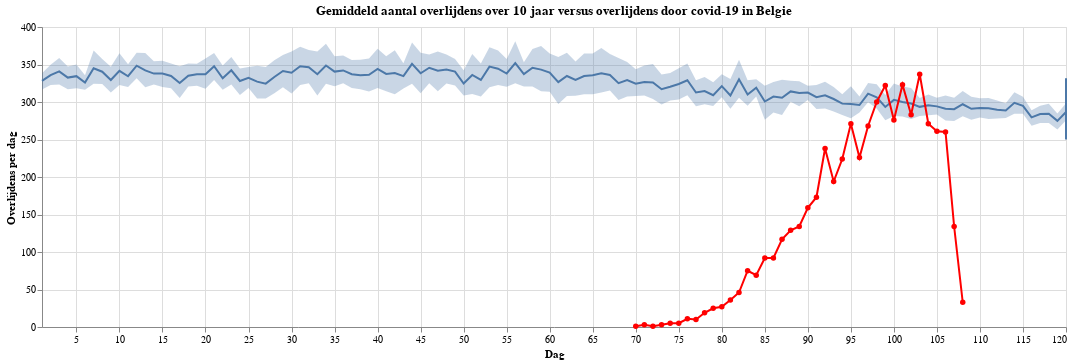

Write notebook code for a chart like this one.
### Code cell
line = alt.Chart(df).mark_line().encode(
    x=alt.X('Dag', scale=alt.Scale(
            domain=(1, 120),
            clamp=True
        )),
    y='mean(MS_NUM_DEATHS)'
)

# Bootstrapped 95% confidence interval
band = alt.Chart(df).mark_errorband(extent='ci').encode(
    x=alt.X('Dag', scale=alt.Scale(domain=(1, 120), clamp=True)),
    y=alt.Y('MS_NUM_DEATHS', title='Overlijdens per dag'),
)

dead_covid= alt.Chart(df_dead_day).mark_line(point=True).encode(
    x=alt.X('Dag',scale=alt.Scale(domain=(1, 120), clamp=True)),
    y='DEATHS',
    color=alt.ColorValue('red'),
    tooltip=['Dag', 'DEATHS', 'Datum']
)

(band + line + dead_covid).properties(width=1024, title='Gemiddeld aantal overlijdens over 10 jaar versus overlijdens door covid-19 in Belgie')

### Figure 1 — Vega-Lite specification as saved in the notebook (floating-point values rounded to 4 significant figures; data arrays with more than 128 entries replaced by an {"elided": "..."} marker saying what was removed)
{"config": {"view": {"continuousWidth": 400, "continuousHeight": 300}}, "layer": [{"mark": {"type": "errorband", "extent": "ci"}, "encoding": {"x": {"type": "quantitative", "field": "Dag", "scale": {"clamp": true, "domain": [1, 120]}}, "y": {"type": "quantitative", "field": "MS_NUM_DEATHS", "title": "Overlijdens per dag"}}}, {"mark": "line", "encoding": {"x": {"type": "quantitative", "field": "Dag", "scale": {"clamp": true, "domain": [1, 120]}}, "y": {"type": "quantitative", "aggregate": "mean", "field": "MS_NUM_DEATHS"}}}, {"data": {"name": "data-bbfdbb66ffeaceee441472eea095e0be"}, "mark": {"type": "line", "point": true}, "encoding": {"color": {"value": "red"}, "tooltip": [{"type": "quantitative", "field": "Dag"}, {"type": "quantitative", "field": "DEATHS"}, {"type": "temporal", "field": "Datum"}], "x": {"type": "quantitative", "field": "Dag", "scale": {"clamp": true, "domain": [1, 120]}}, "y": {"type": "quantitative", "field": "DEATHS"}}}], "data": {"name": "data-e33a19160f7ed317c5d382f2309ba083"}, "title": "Gemiddeld aantal overlijdens over 10 jaar versus overlijdens door covid-19 in Belgie", "width": 1024, "$schema": "https://vega.github.io/schema/vega-lite/v4.8.1.json", "datasets": {"data-e33a19160f7ed317c5d382f2309ba083": {"elided": "4018 records"}, "data-bbfdbb66ffeaceee441472eea095e0be": [{"DATE": "2020-03-10", "DEATHS": 1, "Datum": "2020-03-10T00:00:00", "Dag": 70}, {"DATE": "2020-03-11", "DEATHS": 3, "Datum": "2020-03-11T00:00:00", "Dag": 71}, {"DATE": "2020-03-12", "DEATHS": 1, "Datum": "2020-03-12T00:00:00", "Dag": 72}, {"DATE": "2020-03-13", "DEATHS": 3, "Datum": "2020-03-13T00:00:00", "Dag": 73}, {"DATE": "2020-03-14", "DEATHS": 5, "Datum": "2020-03-14T00:00:00", "Dag": 74}, {"DATE": "2020-03-15", "DEATHS": 5, "Datum": "2020-03-15T00:00:00", "Dag": 75}, {"DATE": "2020-03-16", "DEATHS": 11, "Datum": "2020-03-16T00:00:00", "Dag": 76}, {"DATE": "2020-03-17", "DEATHS": 10, "Datum": "2020-03-17T00:00:00", "Dag": 77}, {"DATE": "2020-03-18", "DEATHS": 19, "Datum": "2020-03-18T00:00:00", "Dag": 78}, {"DATE": "2020-03-19", "DEATHS": 25, "Datum": "2020-03-19T00:00:00", "Dag": 79}, {"DATE": "2020-03-20", "DEATHS": 27, "Datum": "2020-03-20T00:00:00", "Dag": 80}, {"DATE": "2020-03-21", "DEATHS": 36, "Datum": "2020-03-21T00:00:00", "Dag": 81}, {"DATE": "2020-03-22", "DEATHS": 46, "Datum": "2020-03-22T00:00:00", "Dag": 82}, {"DATE": "2020-03-23", "DEATHS": 75, "Datum": "2020-03-23T00:00:00", "Dag": 83}, {"DATE": "2020-03-24", "DEATHS": 69, "Datum": "2020-03-24T00:00:00", "Dag": 84}, {"DATE": "2020-03-25", "DEATHS": 92, "Datum": "2020-03-25T00:00:00", "Dag": 85}, {"DATE": "2020-03-26", "DEATHS": 92, "Datum": "2020-03-26T00:00:00", "Dag": 86}, {"DATE": "2020-03-27", "DEATHS": 117, "Datum": "2020-03-27T00:00:00", "Dag": 87}, {"DATE": "2020-03-28", "DEATHS": 129, "Datum": "2020-03-28T00:00:00", "Dag": 88}, {"DATE": "2020-03-29", "DEATHS": 134, "Datum": "2020-03-29T00:00:00", "Dag": 89}, {"DATE": "2020-03-30", "DEATHS": 159, "Datum": "2020-03-30T00:00:00", "Dag": 90}, {"DATE": "2020-03-31", "DEATHS": 173, "Datum": "2020-03-31T00:00:00", "Dag": 91}, {"DATE": "2020-04-01", "DEATHS": 238, "Datum": "2020-04-01T00:00:00", "Dag": 92}, {"DATE": "2020-04-02", "DEATHS": 194, "Datum": "2020-04-02T00:00:00", "Dag": 93}, {"DATE": "2020-04-03", "DEATHS": 224, "Datum": "2020-04-03T00:00:00", "Dag": 94}, {"DATE": "2020-04-04", "DEATHS": 271, "Datum": "2020-04-04T00:00:00", "Dag": 95}, {"DATE": "2020-04-05", "DEATHS": 226, "Datum": "2020-04-05T00:00:00", "Dag": 96}, {"DATE": "2020-04-06", "DEATHS": 268, "Datum": "2020-04-06T00:00:00", "Dag": 97}, {"DATE": "2020-04-07", "DEATHS": 300, "Datum": "2020-04-07T00:00:00", "Dag": 98}, {"DATE": "2020-04-08", "DEATHS": 322, "Datum": "2020-04-08T00:00:00", "Dag": 99}, {"DATE": "2020-04-09", "DEATHS": 276, "Datum": "2020-04-09T00:00:00", "Dag": 100}, {"DATE": "2020-04-10", "DEATHS": 323, "Datum": "2020-04-10T00:00:00", "Dag": 101}, {"DATE": "2020-04-11", "DEATHS": 283, "Datum": "2020-04-11T00:00:00", "Dag": 102}, {"DATE": "2020-04-12", "DEATHS": 337, "Datum": "2020-04-12T00:00:00", "Dag": 103}, {"DATE": "2020-04-13", "DEATHS": 271, "Datum": "2020-04-13T00:00:00", "Dag": 104}, {"DATE": "2020-04-14", "DEATHS": 261, "Datum": "2020-04-14T00:00:00", "Dag": 105}, {"DATE": "2020-04-15", "DEATHS": 260, "Datum": "2020-04-15T00:00:00", "Dag": 106}, {"DATE": "2020-04-16", "DEATHS": 134, "Datum": "2020-04-16T00:00:00", "Dag": 107}, {"DATE": "2020-04-17", "DEATHS": 33, "Datum": "2020-04-17T00:00:00", "Dag": 108}]}}
